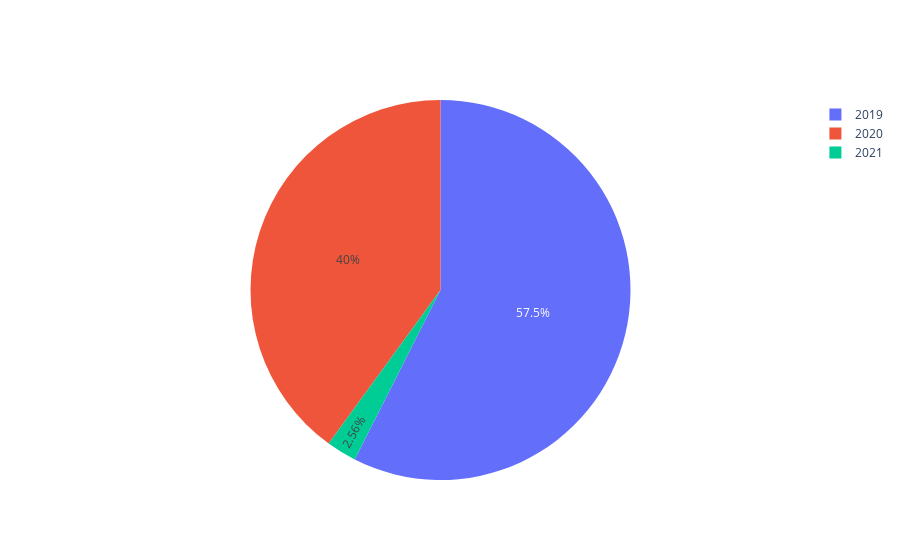

Notebook source saved alongside this figure:
### Code cell
init_notebook_mode(connected = True)
 


 

fig = go.Figure(data=[go.Pie(labels=year,
                      values= df['CRUDEOIL'])])

     
fig.show()

### Figure 1 — Plotly figure (JSON) as saved in the notebook; plotly's stock layout.template omitted (floating-point values rounded to 4 significant figures; data arrays with more than 128 entries replaced by an {"elided": "..."} marker saying what was removed)
{"data": [{"labels": {"elided": "532 str values"}, "type": "pie", "values": {"elided": "532 float values"}}], "layout": {}}
